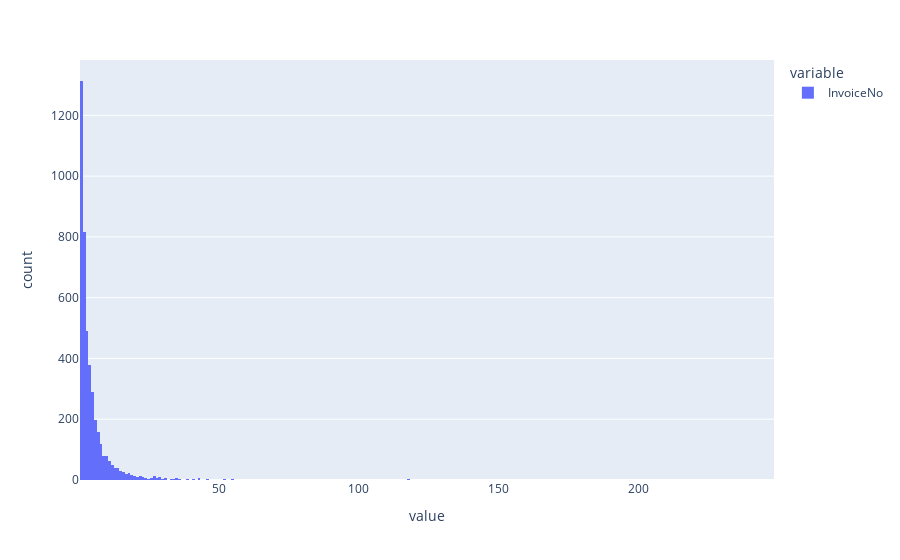

The cell this chart's notebook holds for it:
### Code cell
px.histogram(n_orders)

### Figure 1 — Plotly figure (JSON) as saved in the notebook; plotly's stock layout.template omitted (floating-point values rounded to 4 significant figures; data arrays with more than 128 entries replaced by an {"elided": "..."} marker saying what was removed)
{"data": [{"alignmentgroup": "True", "bingroup": "x", "hovertemplate": "variable=InvoiceNo<br>value=%{x}<br>count=%{y}<extra></extra>", "legendgroup": "InvoiceNo", "marker": {"color": "#636efa", "pattern": {"shape": ""}}, "name": "InvoiceNo", "offsetgroup": "InvoiceNo", "orientation": "v", "showlegend": true, "type": "histogram", "x": {"elided": "4372 int values"}, "xaxis": "x", "yaxis": "y"}], "layout": {"barmode": "relative", "legend": {"title": {"text": "variable"}, "tracegroupgap": 0}, "margin": {"t": 60}, "xaxis": {"anchor": "y", "domain": [0, 1], "title": {"text": "value"}}, "yaxis": {"anchor": "x", "domain": [0, 1], "title": {"text": "count"}}}}
